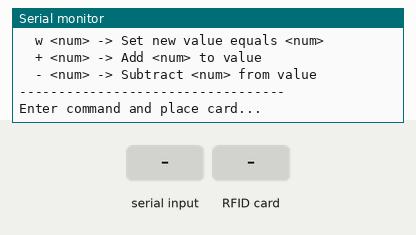
Recording of a sketch running on a simulated ESP32. Shown: the last lines printed to the serial monitor. The inputs (shaded band) are chosen by the test bench.

Above: at 1.2 s.
1.3 s: "w 100\n" received over Serial
At 1.8 s:
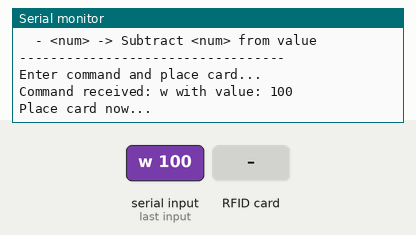
2.8 s: RFID card 5E 7A 19 C4 held to the reader
At 3.3 s:
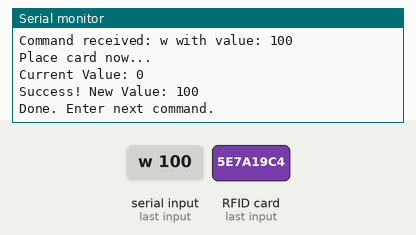
4.3 s: "+\n" received over Serial
At 6.1 s:
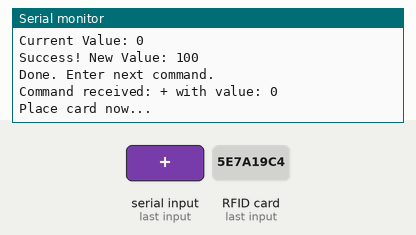

The sketch:

RFID_Manager.ino
```cpp
/*
 * RFID Manager - Read, Write, Add, Deduct Values
 * Hardware: NodeMCU ESP32 (38-pin), RC522 RFID
 *
 * Pinout (VSPI):
 * SDA (SS): GPIO 5
 * SCK:      GPIO 18
 * MOSI:     GPIO 23
 * MISO:     GPIO 19
 * RST:      GPIO 27
 *
 * Usage:
 * Open Serial Monitor at 115200 baud.
 * Commands:
 *  'r' -> Read Balance
 *  'w' -> Write New Balance (followed by number)
 *  '+' -> Add to Balance (followed by number)
 *  '-' -> Deduct from Balance (followed by number)
 *
 * Example Type sequence: "w 100" (Write 100), "+ 50" (Add 50)
 */

#include <SPI.h>
#include <MFRC522.h>

#define SS_PIN  5
#define RST_PIN 27

MFRC522 mfrc522(SS_PIN, RST_PIN);
MFRC522::MIFARE_Key key;

// We will use Sector 1, Block 4 for storage
// (Sector 0 is manufacturer data, usually read-only)
const int BLOCK_ADDR = 4;
const int TRAILER_BLOCK = 7;

void setup() {
  Serial.begin(115200);
  while (!Serial); // Wait for serial

  SPI.begin();
  mfrc522.PCD_Init();

  // Prepare key (default FFFFFFFFFFFF)
  for (byte i = 0; i < 6; i++) {
    key.keyByte[i] = 0xFF;
  }

  Serial.println(F("=================================="));
  Serial.println(F("       RFID Value Manager"));
  Serial.println(F("=================================="));
  Serial.println(F("Commands:"));
  Serial.println(F("  r       -> Read current value"));
  Serial.println(F("  w <num> -> Set new value equals <num>"));
  Serial.println(F("  + <num> -> Add <num> to value"));
  Serial.println(F("  - <num> -> Subtract <num> from value"));
  Serial.println(F("----------------------------------"));
  Serial.println(F("Enter command and place card..."));
}

void loop() {
  // 1. Check for Serial Command
  if (Serial.available() > 0) {
    char cmd = Serial.read();
    // Skip newlines/spaces
    if (cmd == '\n' || cmd == '\r' || cmd == ' ') return;

    int val = 0;
    // For commands requiring a number, parse it
    if (cmd == 'w' || cmd == '+' || cmd == '-') {
      val = Serial.parseInt();
    }

    // Cleanup remaining input buffer
    while(Serial.available()) Serial.read();

    Serial.print(F("Command received: "));
    Serial.print(cmd);
    if (cmd != 'r') {
      Serial.print(F(" with value: "));
      Serial.print(val);
    }
    Serial.println(F("\nPlace card now..."));

    // Wait loop for card
    long timeout = millis() + 10000; // 10s timeout
    bool cardFound = false;

    while (millis() < timeout) {
      if (mfrc522.PICC_IsNewCardPresent() && mfrc522.PICC_ReadCardSerial()) {
        cardFound = true;
        break;
      }
      delay(50);
    }

    if (cardFound) {
      handleCard(cmd, val);

      // Halt PICC
      mfrc522.PICC_HaltA();
      // Stop encryption on PCD
      mfrc522.PCD_StopCrypto1();

      Serial.println(F("\nDone. Enter next command."));
    } else {
      Serial.println(F("Timeout: No card detected."));
    }
  }
}

void handleCard(char cmd, int param) {
  MFRC522::StatusCode status;
  byte buffer[18];
  byte size = sizeof(buffer);

  // Authenticate using Key A
  status = mfrc522.PCD_Authenticate(MFRC522::PICC_CMD_MF_AUTH_KEY_A, BLOCK_ADDR, &key, &(mfrc522.uid));
  if (status != MFRC522::STATUS_OK) {
    Serial.print(F("Auth failed: "));
    Serial.println(mfrc522.GetStatusCodeName(status));
    return;
  }

  // Current Logic involves Reading first, then Modifying if needed
  int32_t currentVal = 0;

  // READ
  status = mfrc522.MIFARE_Read(BLOCK_ADDR, buffer, &size);
  if (status != MFRC522::STATUS_OK) {
    Serial.print(F("Read failed: "));
    Serial.println(mfrc522.GetStatusCodeName(status));
    return;
  }

  // Convert first 4 bytes to int32 (Little Endian)
  // Assuming data is stored as raw bytes.
  // If block is empty/factory, might be all 00s or FFs.
  memcpy(&currentVal, buffer, 4);

  Serial.print(F("Current Value: "));
  Serial.println(currentVal);

  if (cmd == 'r') {
    // Only reading
    return;
  }

  // CALCULATE NEW
  int32_t newVal = currentVal;
  if (cmd == 'w') {
    newVal = param;
  } else if (cmd == '+') {
    newVal += param;
  } else if (cmd == '-') {
    newVal -= param;
  } else {
    Serial.println(F("Unknown command"));
    return;
  }

  // PREPARE WRITE
  // We write 16 bytes. First 4 are int, rest 0.
  byte dataBlock[16];
  memset(dataBlock, 0, 16);
  memcpy(dataBlock, &newVal, 4);

  // WRITE
  status = mfrc522.MIFARE_Write(BLOCK_ADDR, dataBlock, 16);
  if (status != MFRC522::STATUS_OK) {
    Serial.print(F("Write failed: "));
    Serial.println(mfrc522.GetStatusCodeName(status));
  } else {
    Serial.print(F("Success! New Value: "));
    Serial.println(newVal);
  }
}
```

Measured:
- after the input at 1.3 s, the serial monitor: prints a new line at once (image 1)
- after the input at 2.8 s, the serial monitor: prints a new line at once (image 2)
- after the input at 4.3 s, the serial monitor: prints a new line after 1.0 s (image 3)
